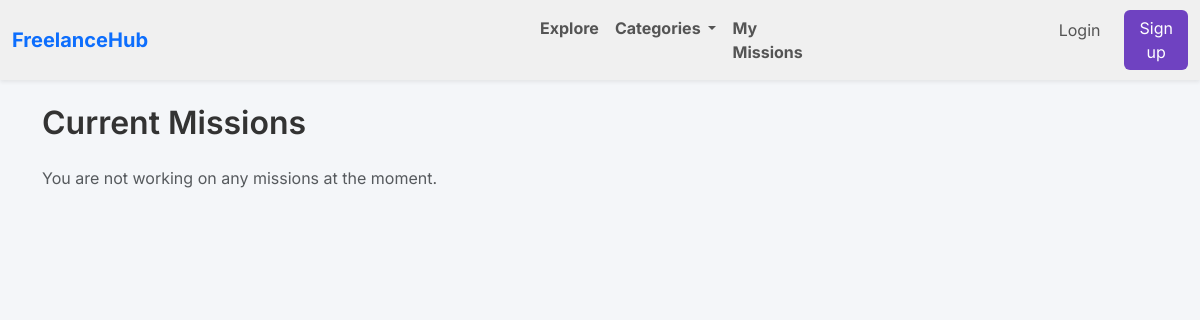
The app's page /freelancer/missions/current/ (signed in), older data.
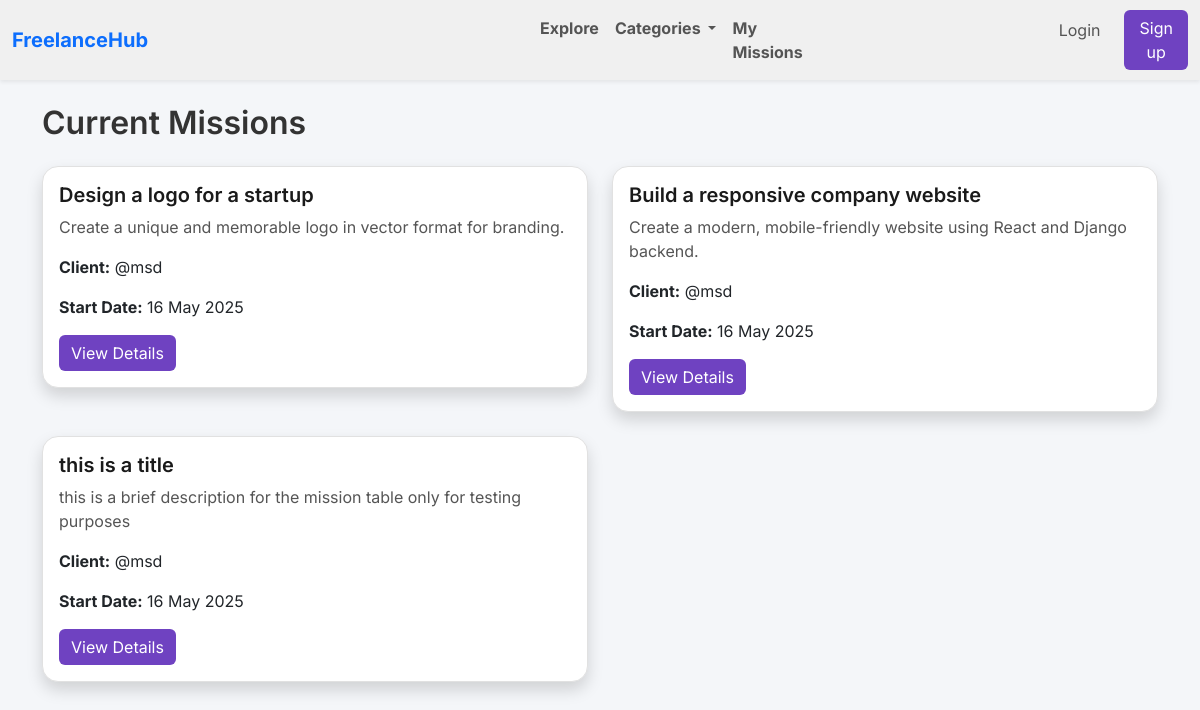
The same page, newer data.
### client/models.py (models this page shows, shortened)
class Application(models.Model):
    STATUS_CHOICES = [
        ('accepted', 'Accepted'),
        ('rejected', 'Rejected'),
        ('none', 'None'),
    ]
    mission = models.ForeignKey(Mission, on_delete=models.CASCADE, related_name='applications')
    applicant = models.ForeignKey(User, on_delete=models.CASCADE, related_name='applicant')
    status = models.CharField(max_length=255, choices=STATUS_CHOICES, default='none')
    content = models.TextField()
    created_at = models.DateTimeField(auto_now_add=True)

class Mission(models.Model):
    LEVEL_CHOICES = [
        ('beginner', 'Beginner'),
        ('intermediate', 'Intermediate'),
        ('expert', 'Expert'),
    ]
    CATEGORY_CHOICES = [
        ('web_dev', 'Web Development'),
        ('design', 'Design'),
        ('writing', 'Writing'),
        ('marketing', 'Marketing'),
        ('other', 'other'),
    ]
    STATUS_CHOICES = [
        ('open', 'Open'),
        ('in_progress', 'In Progress'),
        ('completed', 'Completed'),
    ]
    client = models.ForeignKey(Client, on_delete=models.CASCADE, related_name='missions')
    title = models.CharField(max_length=255)
    description = models.TextField(blank=True)
    price = models.DecimalField(max_digits=8, decimal_places=2)
    category = models.CharField(max_length=255, choices=CATEGORY_CHOICES, default='other')
    level = models.CharField(max_length=15, choices=LEVEL_CHOICES, default='unknown')
    status = models.CharField(max_length=255, choices=STATUS_CHOICES, default='open')
    created_at = models.DateTimeField(auto_now_add=True)

class Client(models.Model):
    user = models.OneToOneField(User, on_delete=models.CASCADE)
    pfp = models.ImageField(upload_to='uploads/', default='uploads/default.jpg')
    company_name = models.CharField(max_length=255, default='not provided')
    phone_number = models.CharField(max_length=15, default='not provided')
    country = CountryField(default='MA',blank=True, null=True)
    bio = models.TextField(blank=True, default='No Bio provided')
    email = models.EmailField(blank=True, default='No Email provided', null=True)

### freelancer/views.py (the view)
# urls.py: path('missions/current/', views.current_missions, name='current_missions'),
def current_missions(request):
    freelancer = request.user  # Assuming `request.user` is the freelancer
    current_applications = Application.objects.select_related('mission').filter(
        applicant=freelancer,
        status='accepted',
        mission__status='in_progress'
    )
    return render(request, 'freelancer/current_missions.html', {
        'applications': current_applications
    })

### freelancer/templates/freelancer/current_missions.html
{% extends 'main.html' %}
{% block content %}
<div class="container mt-4">
    <h2 class="mb-4">Current Missions</h2>
    {% if applications %}
        <div class="row">
            {% for app in applications %}
                <div class="col-md-6 mb-4">
                    <div class="card shadow">
                        <div class="card-body">
                            <h5 class="card-title">{{ app.mission.title }}</h5>
                            <p class="card-text">{{ app.mission.description|truncatewords:20 }}</p>
                            <p><strong>Client:</strong> @{{ app.mission.client.user.username }}</p>
                            <p><strong>Start Date:</strong> {{ app.mission.created_at|date:"d M Y" }}</p>
                            <a href="{% url 'freelancer:mission_detail' app.mission.id %}" class="btn btn-primary">View Details</a>
                        </div>
                    </div>
                </div>
            {% endfor %}
        </div>
    {% else %}
        <p class="text-muted">You are not working on any missions at the moment.</p>
    {% endif %}
</div>
{% endblock %}

Row changes from the older to the newer data that the page shows:
now on this page (row edited): Application: mission "Design a logo for a startup", mission.description "Create a unique and memorable logo in vector format for branding.", mission.client.user.username "msd", mission.created_at "16 May 2025"
now on this page (row edited): Application: mission "Build a responsive company website", mission.description "Create a modern, mobile-friendly website using React and Django backend.", mission.client.user.username "msd", mission.created_at "16 May 2025"
now on this page (row edited): Application: mission "this is a title", mission.description "this is a brief description for the mission table only for testing purposes", mission.client.user.username "msd", mission.created_at "16 May 2025"
Text that changed along with them:
text no longer shown: "You are not working on any missions at the moment."
